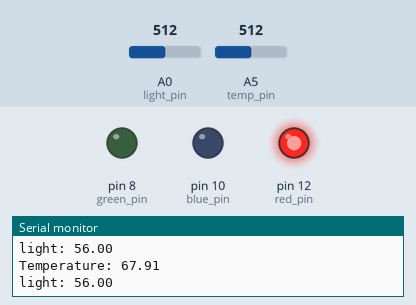
Simulated run of this sketch. Board: Arduino Uno, built with avr-gcc and run on an emulated ATmega328P. On the bench: output pins drawn as LEDs (lit = HIGH), the last lines printed to the serial monitor. Inputs (shaded band) come from the test bench; at power-on: A0 (light_pin) = 512, A5 (temp_pin) = 512.

Above: at 1.8 s.
1.9 s: A0 (light_pin) set to 533
3.4 s: A0 (light_pin) set to 558
At 4.6 s:
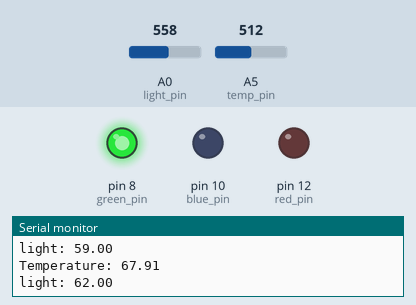
5.5 s: A5 (temp_pin) set to 145
7.2 s: A5 (temp_pin) set to 126
At 9.1 s:
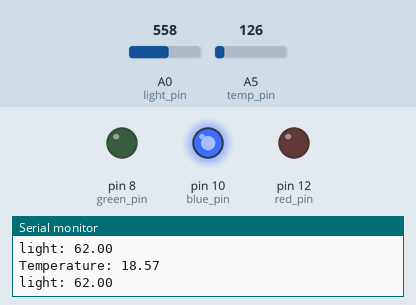
9.5 s: A5 (temp_pin) set to 306
At 10.7 s:
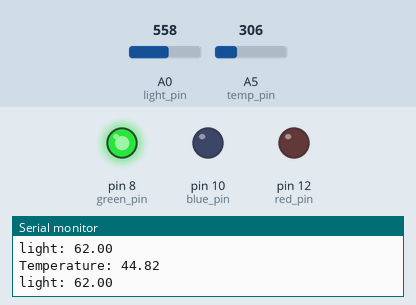
11.5 s: A5 (temp_pin) set to 122
At 12.4 s:
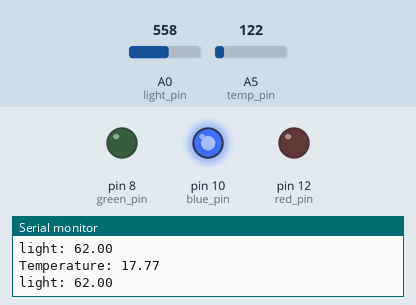
Timing chart, 0 to 14.5 s (numbered marks = the images above; inputs shaded):
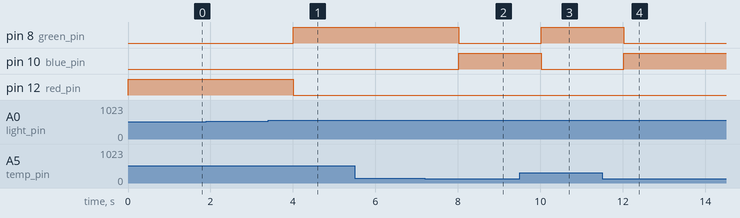

Measured:
- the behaviour switches between 548 and 549 on A0 (light_pin) (found by bisection; images 0 and 1)
- the behaviour switches between 139 and 138 on A5 (temp_pin) (found by bisection; images 1 and 2)
- after the input at 3.4 s, pin 8 (green_pin): LOW → HIGH after 0.61 s; pin 12 (red_pin): HIGH → LOW after 0.61 s
- after the input at 7.2 s, pin 8 (green_pin): HIGH → LOW after 0.81 s; pin 10 (blue_pin): LOW → HIGH after 0.81 s
- after the input at 9.5 s, pin 8 (green_pin): LOW → HIGH after 0.52 s; pin 10 (blue_pin): HIGH → LOW after 0.52 s
- after the input at 11.5 s, pin 8 (green_pin): HIGH → LOW after 0.52 s; pin 10 (blue_pin): LOW → HIGH after 0.52 s

The sketch:

TEMPERATURE_AND_LIGHT_METER.ino
```cpp
// (C) __Your names here: Amin Mahmoudifard, Yasamin Fazelidehkordi, Patrik Samcenko, group: 28 __ (2023)
// Work package 5
// Exercise 3
// Submission code: 121314AA (provided by your TA-s)

//Define section - define the pin being used & the size of the step for temperature cutoffs.

// define section for the pins being used
#define blue_pin 10
#define red_pin 12
#define green_pin 8
#define temp_pin A5
#define light_pin A0

//Initialise variables to read thermistor values.
int ThermistorPin = 5;
int Vo;
float R1 = 10000;
float logR2, R2, T;
float c1=0.7904710802e-3, c2=2.251846924e-4, c3=0.87060700625e-7;

const double low = 997;         // the variable for the highest number read from the tempeture sensor
const double high = 100;        // the variable for the lowest number read from the tempeture sensor
const int delay_time = 1000;    // the delay for each iteration

double temp = 0;                // instantiate the variable for tempeture
double light = 0;               // instantiate the variable for light

// setup method for the program
void setup() {
  pinMode(blue_pin, OUTPUT);    // setting the pin as an output
  pinMode(green_pin, OUTPUT);   // setting the pin as an output
  pinMode(red_pin, OUTPUT);     // setting the pin as an output

  pinMode(temp_pin, INPUT);     // setting the pin as an input
  pinMode(light_pin, INPUT);    // setting the pin as an input
  Serial.begin(9600);           // instantiate and start the serial

}

// the loop function for the program
void loop() {
  //Read the value from the temperature input pin. Circuit calculations provided courtesy of Jan Kelar, whom I owe a beer.
  Vo = analogRead(ThermistorPin);
  R2 = R1 * (1023.0 / (float)Vo - 1.0);
  logR2 = log(R2);
  T = (1.0 / (c1 + c2*logR2 + c3*logR2*logR2*logR2));
  temp = T - 273.15;

  Serial.print("Temperature: ");
  Serial.println(temp);
  light = analogRead(light_pin);        // reads the value returned from the pin
  light = map(light, 0, 900, 0, 100);  // maps the value to the 0-100 (percent) scale
  Serial.print("light: ");                  // print the value
  Serial.println(light);


  if (light == 0)                       // if the light is equal to 0 percent
  {
      if (temp < -12)                     // if the tempeture is lower than -12 deg
      {
        digitalWrite(red_pin, LOW);       // turn off the red led
        digitalWrite(blue_pin, LOW);      // turn off the blue led
        digitalWrite(green_pin, HIGH);    // turn on the green led
      } else                              // otherwise
      {
        digitalWrite(red_pin, HIGH);      // turn on the red led
        digitalWrite(blue_pin, LOW);      // turn off the blue led
        digitalWrite(green_pin, LOW);     // turn off the green led
      }
  } else if (light >= 1 && light <= 20) // if the light is between 1 and 20 percent
  {
      if (temp >= -12 && temp <= 0)       // if the tempeture is between -12 and 0 deg
      {
        digitalWrite(red_pin, LOW);         // turn off the red led
        digitalWrite(blue_pin, LOW);        // turn off the blue led
        digitalWrite(green_pin, HIGH);      // turn on the green led
      } else if (temp < -12)              // if the tempeture is lower than -12 deg
      {
        digitalWrite(red_pin, LOW);         // turn off the red led
        digitalWrite(blue_pin, HIGH);       // turn on the blue led
        digitalWrite(green_pin, LOW);       // turn off the green led
      } else if (temp > 0)                // if the tempeture is higher than 0 deg
      {
        digitalWrite(red_pin, HIGH);        // turn on the red led
        digitalWrite(blue_pin, LOW);        // turn off the blue led
        digitalWrite(green_pin, LOW);       // turn off the green led
      }

  } else if (light >= 21 && light <= 60)  // if the light is between 21 and 60 percent
  {

      if (temp >= 0 && temp <= 20)          // if the tempeture is between 0 and 20 deg
      {
        digitalWrite(red_pin, LOW);           // turn off the red led
        digitalWrite(blue_pin, LOW);          // turn off the blue led
        digitalWrite(green_pin, HIGH);        // turn on the green led
      } else if (temp < 0)                  // if the tempeture is lower than 0 deg
      {
        digitalWrite(red_pin, LOW);           // turn off the red led
        digitalWrite(blue_pin, HIGH);         // turn on the blue led
        digitalWrite(green_pin, LOW);         // turn off the green led
      } else if (temp > 20)                 // if the tempeture is higher than 20 deg
      {
        digitalWrite(red_pin, HIGH);          // turn on the red led
        digitalWrite(blue_pin, LOW);          // turn off the blue led
        digitalWrite(green_pin, LOW);         // turn off the green led
      }
  } else if (light >= 61 && light <= 100) // if the light is between 61 and 100 percent
  {

      if (temp >= 21)                       // if the tempeture is higher than 21 deg
      {
        digitalWrite(red_pin, LOW);           // turn off the red led
        digitalWrite(blue_pin, LOW);          // turn off the blue led
        digitalWrite(green_pin, HIGH);        // turn on the green led
      } else if (temp < 21)                 // if the tempeture is lower than 21 deg
      {
        digitalWrite(red_pin, LOW);           // turn off the red led
        digitalWrite(blue_pin, HIGH);         // turn on the blue led
        digitalWrite(green_pin, LOW);         // turn off the green led
      }
  }


  delay(delay_time);    // wait for 1 sec

}
```
